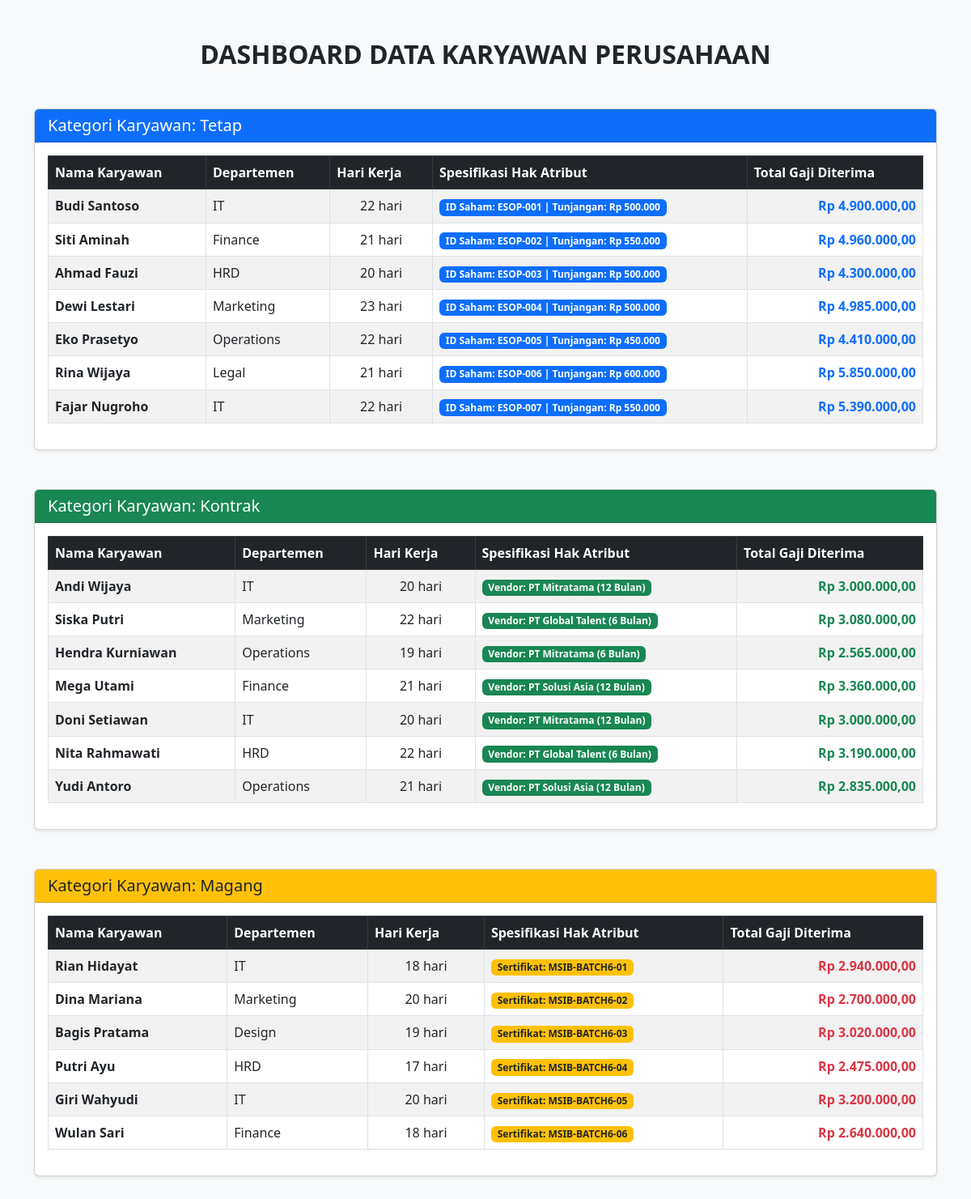
The page / on the database its author committed.
### tables this page shows
CREATE TABLE `tabel_karyawan` (
  `id_karyawan` int NOT NULL,
  `nama_karyawan` varchar(100) NOT NULL,
  `dapartemen` varchar(50) NOT NULL,
  `hari_kerja_masuk` int NOT NULL,
  `gaji_dasar_per_hari` decimal(12,2) NOT NULL,
  `jenis_karyawan` enum('kontrak','tetap','magang') NOT NULL,
  `durasi_kontrak_bulan` int DEFAULT NULL,
  `agensi_penyaluran` varchar(100) DEFAULT NULL,
  `tujangan_kesehatan` decimal(12,2) DEFAULT NULL,
  `opsi_saham_id` varchar(50) DEFAULT NULL,
  `uang_saku_bulanan` decimal(12,2) DEFAULT NULL,
  `sertifikat_kampus_merdeka` varchar(100) DEFAULT NULL
);

### karyawanTetap.php (called while the page is built, shortened)
<?php
require_once 'Karyawan.php';
class KaryawanTetap extends Karyawan {
    private $tujangan_kesehatan;
    private $opsi_saham_id;
    public function __construct($id_karyawan, $nama_karyawan, $dapartemen, $hari_kerja_masuk, $gaji_dasar_per_hari, $tujangan_kesehatan, $opsi_saham_id) {
        $this->tujangan_kesehatan = $tujangan_kesehatan;
        $this->opsi_saham_id = $opsi_saham_id;
    }
    public static function getDaftarTetap($db) {
        $query = "SELECT * FROM tabel_karyawan WHERE jenis_karyawan = 'tetap'";
        $stmt = $db->prepare($query);
        $stmt->execute();
        return $stmt->fetchAll();
    }
    public function hitungTotalBiaya() {
        return ($this->gaji_dasar_per_hari * $this->hari_kerja_masuk) + $this->tujangan_kesehatan;
    }
    public function tampilkanInfoJalur() {
        return "ID Saham: " . $this->opsi_saham_id . " | Tunjangan: Rp " . number_format($this->tujangan_kesehatan, 0, ',', '.');
    }
}
?>

### karyawan.php (called while the page is built, shortened)
<?php
abstract class Karyawan {
    public function __construct($id_karyawan, $nama_karyawan, $dapartemen, $hari_kerja_masuk, $gaji_dasar_per_hari) {
        $this->hari_kerja_masuk = $hari_kerja_masuk;
        $this->gaji_dasar_per_hari = $gaji_dasar_per_hari;
    }
}
?>

### karyawanKontrak.php (called while the page is built, shortened)
<?php
require_once 'Karyawan.php';
class KaryawanKontrak extends Karyawan {
    private $durasi_kontrak_bulan;
    private $agensi_penyaluran;
    public function __construct($id_karyawan, $nama_karyawan, $dapartemen, $hari_kerja_masuk, $gaji_dasar_per_hari, $durasi_kontrak_bulan, $agensi_penyaluran) {
        $this->durasi_kontrak_bulan = $durasi_kontrak_bulan;
        $this->agensi_penyaluran = $agensi_penyaluran;
    }
    public static function getDaftarKontrak($db) {
        $query = "SELECT * FROM tabel_karyawan WHERE jenis_karyawan = 'kontrak'";
        $stmt = $db->prepare($query);
        $stmt->execute();
        return $stmt->fetchAll();
    }
    public function hitungTotalBiaya() {
        return $this->gaji_dasar_per_hari * $this->hari_kerja_masuk;
    }
    public function tampilkanInfoJalur() {
        return "Vendor: " . $this->agensi_penyaluran . " (" . $this->durasi_kontrak_bulan . " Bulan)";
    }
}
?>

### karyawanMagang.php (called while the page is built, shortened)
<?php
require_once 'Karyawan.php';
class KaryawanMagang extends Karyawan {
    private $uang_saku_bulanan;
    private $sertifikat_kampus_merdeka;
    public function __construct($id_karyawan, $nama_karyawan, $dapartemen, $hari_kerja_masuk, $gaji_dasar_per_hari, $uang_saku_bulanan, $sertifikat_kampus_merdeka) {
        $this->uang_saku_bulanan = $uang_saku_bulanan;
        $this->sertifikat_kampus_merdeka = $sertifikat_kampus_merdeka;
    }
    public static function getDaftarMagang($db) {
        $query = "SELECT * FROM tabel_karyawan WHERE jenis_karyawan = 'magang'";
        $stmt = $db->prepare($query);
        $stmt->execute();
        return $stmt->fetchAll();
    }
    public function hitungTotalBiaya() {
        return ($this->gaji_dasar_per_hari * $this->hari_kerja_masuk) + $this->uang_saku_bulanan;
    }
    public function tampilkanInfoJalur() {
        return "Sertifikat: " . $this->sertifikat_kampus_merdeka;
    }
}
?>

### index.php (the view, shortened to what this page needs)
<?php
require_once 'KaryawanTetap.php';
require_once 'KaryawanKontrak.php';
require_once 'KaryawanMagang.php';
$database = new Database();
$db = $database->getConnection();
$dataTetap = KaryawanTetap::getDaftarTetap($db);
$dataKontrak = KaryawanKontrak::getDaftarKontrak($db);
$dataMagang = KaryawanMagang::getDaftarMagang($db);
?>
<!DOCTYPE html>
<html lang="id">
<head>
    <link href="https://cdn.jsdelivr.net/npm/bootstrap@5.3.0/dist/css/bootstrap.min.css" rel="stylesheet">
</head>
<body class="bg-light">
    <div class="container my-5">
        <h2 class="text-center mb-5 fw-bold text-dark">DASHBOARD DATA KARYAWAN PERUSAHAAN</h2>
        <div class="card mb-5 shadow-sm">
            <div class="card-header bg-primary text-white"><h5 class="mb-0">Kategori Karyawan: Tetap</h5></div>
            <div class="card-body">
                <table class="table table-bordered table-striped table-hover align-middle">
                    <thead class="table-dark">
                        <tr>
                            <th>Nama Karyawan</th>
                            <th>Departemen</th>
                            <th>Hari Kerja</th>
                            <th>Spesifikasi Hak Atribut</th>
                            <th>Total Gaji Diterima</th>
                        </tr>
                    </thead>
                    <tbody>
                        <?php foreach($dataTetap as $row):
                            $kry = new KaryawanTetap(
                                $row['id_karyawan'], $row['nama_karyawan'], $row['dapartemen'],
                                $row['hari_kerja_masuk'], $row['gaji_dasar_per_hari'],
                                $row['tujangan_kesehatan'], $row['opsi_saham_id']
                            );
                        ?>
                        <tr>
                            <td><strong><?= htmlspecialchars($row['nama_karyawan']) ?></strong></td>
                            <td><?= htmlspecialchars($row['dapartemen']) ?></td>
                            <td class="text-center"><?= htmlspecialchars($row['hari_kerja_masuk']) ?> hari</td>
                            <td><span class="badge bg-primary"><?= $kry->tampilkanInfoJalur() ?></span></td>
                            <td class="text-end fw-bold text-primary">Rp <?= number_format($kry->hitungTotalBiaya(), 2, ',', '.') ?></td>
                        </tr>
                        <?php endforeach; ?>
                    </tbody>
                </table>
            </div>
        </div>
        <div class="card mb-5 shadow-sm">
            <div class="card-header bg-success text-white"><h5 class="mb-0">Kategori Karyawan: Kontrak</h5></div>
            <div class="card-body">
                <table class="table table-bordered table-striped table-hover align-middle">
                    <thead class="table-dark">
                        <tr>
                            <th>Nama Karyawan</th>
                            <th>Departemen</th>
                            <th>Hari Kerja</th>
                            <th>Spesifikasi Hak Atribut</th>
                            <th>Total Gaji Diterima</th>
                        </tr>
                    </thead>
                    <tbody>
                        <?php foreach($dataKontrak as $row):
                            $kry = new KaryawanKontrak(
                                $row['id_karyawan'], $row['nama_karyawan'], $row['dapartemen'],
                                $row['hari_kerja_masuk'], $row['gaji_dasar_per_hari'],
                                $row['durasi_kontrak_bulan'], $row['agensi_penyaluran']
                            );
                        ?>
                        <tr>
                            <td><strong><?= htmlspecialchars($row['nama_karyawan']) ?></strong></td>
                            <td><?= htmlspecialchars($row['dapartemen']) ?></td>
                            <td class="text-center"><?= htmlspecialchars($row['hari_kerja_masuk']) ?> hari</td>
                            <td><span class="badge bg-success"><?= $kry->tampilkanInfoJalur() ?></span></td>
                            <td class="text-end fw-bold text-success">Rp <?= number_format($kry->hitungTotalBiaya(), 2, ',', '.') ?></td>
                        </tr>
                        <?php endforeach; ?>
                    </tbody>
                </table>
            </div>
        </div>
        <div class="card mb-5 shadow-sm">
            <div class="card-header bg-warning text-dark"><h5 class="mb-0">Kategori Karyawan: Magang</h5></div>
            <div class="card-body">
                <table class="table table-bordered table-striped table-hover align-middle">
                    <thead class="table-dark">
                        <tr>
                            <th>Nama Karyawan</th>
                            <th>Departemen</th>
                            <th>Hari Kerja</th>
                            <th>Spesifikasi Hak Atribut</th>
                            <th>Total Gaji Diterima</th>
                        </tr>
                    </thead>
                    <tbody>
                        <?php foreach($dataMagang as $row):
                            $kry = new KaryawanMagang(
                                $row['id_karyawan'], $row['nama_karyawan'], $row['dapartemen'],
                                $row['hari_kerja_masuk'], $row['gaji_dasar_per_hari'],
                                $row['uang_saku_bulanan'], $row['sertifikat_kampus_merdeka']
                            );
                        ?>
                        <tr>
                            <td><strong><?= htmlspecialchars($row['nama_karyawan']) ?></strong></td>
                            <td><?= htmlspecialchars($row['dapartemen']) ?></td>
                            <td class="text-center"><?= htmlspecialchars($row['hari_kerja_masuk']) ?> hari</td>
                            <td><span class="badge bg-warning text-dark"><?= $kry->tampilkanInfoJalur() ?></span></td>
                            <td class="text-end fw-bold text-danger">Rp <?= number_format($kry->hitungTotalBiaya(), 2, ',', '.') ?></td>
                        </tr>
                        <?php endforeach; ?>
                    </tbody>
                </table>
            </div>
        </div>
    </div>
</body>
</html>

### rows shown on the page
tabel_karyawan: nama_karyawan "Budi Santoso", dapartemen "IT", hari_kerja_masuk "22", $kry->tampilkanInfoJalur() "ID Saham: ESOP-001 | Tunjangan: Rp 500.000", $kry->hitungTotalBiaya() "4.900.000,00"
tabel_karyawan: nama_karyawan "Siti Aminah", dapartemen "Finance", hari_kerja_masuk "21", $kry->tampilkanInfoJalur() "ID Saham: ESOP-002 | Tunjangan: Rp 550.000", $kry->hitungTotalBiaya() "4.960.000,00"
tabel_karyawan: nama_karyawan "Ahmad Fauzi", dapartemen "HRD", hari_kerja_masuk "20", $kry->tampilkanInfoJalur() "ID Saham: ESOP-003 | Tunjangan: Rp 500.000", $kry->hitungTotalBiaya() "4.300.000,00"
tabel_karyawan: nama_karyawan "Dewi Lestari", dapartemen "Marketing", hari_kerja_masuk "23", $kry->tampilkanInfoJalur() "ID Saham: ESOP-004 | Tunjangan: Rp 500.000", $kry->hitungTotalBiaya() "4.985.000,00"
tabel_karyawan: nama_karyawan "Eko Prasetyo", dapartemen "Operations", hari_kerja_masuk "22", $kry->tampilkanInfoJalur() "ID Saham: ESOP-005 | Tunjangan: Rp 450.000", $kry->hitungTotalBiaya() "4.410.000,00"
tabel_karyawan: nama_karyawan "Rina Wijaya", dapartemen "Legal", hari_kerja_masuk "21", $kry->tampilkanInfoJalur() "ID Saham: ESOP-006 | Tunjangan: Rp 600.000", $kry->hitungTotalBiaya() "5.850.000,00"
tabel_karyawan: nama_karyawan "Fajar Nugroho", dapartemen "IT", hari_kerja_masuk "22", $kry->tampilkanInfoJalur() "ID Saham: ESOP-007 | Tunjangan: Rp 550.000", $kry->hitungTotalBiaya() "5.390.000,00"
tabel_karyawan: nama_karyawan "Andi Wijaya", dapartemen "IT", hari_kerja_masuk "20", $kry->tampilkanInfoJalur() "Vendor: PT Mitratama (12 Bulan)", $kry->hitungTotalBiaya() "3.000.000,00"
tabel_karyawan: nama_karyawan "Siska Putri", dapartemen "Marketing", hari_kerja_masuk "22", $kry->tampilkanInfoJalur() "Vendor: PT Global Talent (6 Bulan)", $kry->hitungTotalBiaya() "3.080.000,00"
tabel_karyawan: nama_karyawan "Hendra Kurniawan", dapartemen "Operations", hari_kerja_masuk "19", $kry->tampilkanInfoJalur() "Vendor: PT Mitratama (6 Bulan)", $kry->hitungTotalBiaya() "2.565.000,00"
tabel_karyawan: nama_karyawan "Mega Utami", dapartemen "Finance", hari_kerja_masuk "21", $kry->tampilkanInfoJalur() "Vendor: PT Solusi Asia (12 Bulan)", $kry->hitungTotalBiaya() "3.360.000,00"
tabel_karyawan: nama_karyawan "Doni Setiawan", dapartemen "IT", hari_kerja_masuk "20", $kry->tampilkanInfoJalur() "Vendor: PT Mitratama (12 Bulan)", $kry->hitungTotalBiaya() "3.000.000,00"
tabel_karyawan: nama_karyawan "Nita Rahmawati", dapartemen "HRD", hari_kerja_masuk "22", $kry->tampilkanInfoJalur() "Vendor: PT Global Talent (6 Bulan)", $kry->hitungTotalBiaya() "3.190.000,00"
tabel_karyawan: nama_karyawan "Yudi Antoro", dapartemen "Operations", hari_kerja_masuk "21", $kry->tampilkanInfoJalur() "Vendor: PT Solusi Asia (12 Bulan)", $kry->hitungTotalBiaya() "2.835.000,00"
tabel_karyawan: nama_karyawan "Rian Hidayat", dapartemen "IT", hari_kerja_masuk "18", sertifikat_kampus_merdeka "Sertifikat: MSIB-BATCH6-01", $kry->hitungTotalBiaya() "2.940.000,00"
tabel_karyawan: nama_karyawan "Dina Mariana", dapartemen "Marketing", hari_kerja_masuk "20", sertifikat_kampus_merdeka "Sertifikat: MSIB-BATCH6-02", $kry->hitungTotalBiaya() "2.700.000,00"
tabel_karyawan: nama_karyawan "Bagis Pratama", dapartemen "Design", hari_kerja_masuk "19", sertifikat_kampus_merdeka "Sertifikat: MSIB-BATCH6-03", $kry->hitungTotalBiaya() "3.020.000,00"
tabel_karyawan: nama_karyawan "Putri Ayu", dapartemen "HRD", hari_kerja_masuk "17", sertifikat_kampus_merdeka "Sertifikat: MSIB-BATCH6-04", $kry->hitungTotalBiaya() "2.475.000,00"
tabel_karyawan: nama_karyawan "Giri Wahyudi", dapartemen "IT", hari_kerja_masuk "20", sertifikat_kampus_merdeka "Sertifikat: MSIB-BATCH6-05", $kry->hitungTotalBiaya() "3.200.000,00"
tabel_karyawan: nama_karyawan "Wulan Sari", dapartemen "Finance", hari_kerja_masuk "18", sertifikat_kampus_merdeka "Sertifikat: MSIB-BATCH6-06", $kry->hitungTotalBiaya() "2.640.000,00"
